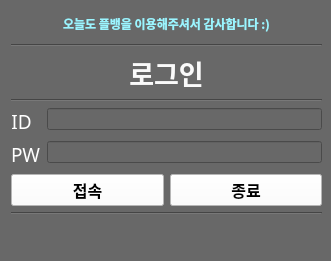
<?xml version="1.0" encoding="UTF-8"?>
<ui version="4.0">
 <class>MainWindow</class>
 <widget class="QMainWindow" name="MainWindow">
  <property name="geometry">
   <rect>
    <x>0</x>
    <y>0</y>
    <width>331</width>
    <height>261</height>
   </rect>
  </property>
  <property name="windowTitle">
   <string>MainWindow</string>
  </property>
  <property name="styleSheet">
   <string notr="true">background-color: rgb(104, 104, 104);</string>
  </property>
  <widget class="QWidget" name="centralwidget">
   <widget class="QWidget" name="verticalLayoutWidget">
    <property name="geometry">
     <rect>
      <x>11</x>
      <y>11</y>
      <width>311</width>
      <height>204</height>
     </rect>
    </property>
    <layout class="QVBoxLayout" name="verticalLayout">
     <item>
      <widget class="QLabel" name="label_4">
       <property name="font">
        <font>
         <family>돋움</family>
         <pointsize>9</pointsize>
        </font>
       </property>
       <property name="text">
        <string>&lt;html&gt;&lt;head/&gt;&lt;body&gt;&lt;p&gt;&lt;span style=&quot; font-weight:600; color:#9bf5ff;&quot;&gt;오늘도 플뱅을 이용해주셔서 감사합니다 :)&lt;/span&gt;&lt;/p&gt;&lt;/body&gt;&lt;/html&gt;</string>
       </property>
       <property name="alignment">
        <set>Qt::AlignCenter</set>
       </property>
      </widget>
     </item>
     <item>
      <widget class="Line" name="line">
       <property name="orientation">
        <enum>Qt::Horizontal</enum>
       </property>
      </widget>
     </item>
     <item>
      <widget class="QLabel" name="label">
       <property name="font">
        <font>
         <family>돋움</family>
         <pointsize>20</pointsize>
        </font>
       </property>
       <property name="text">
        <string>&lt;html&gt;&lt;head/&gt;&lt;body&gt;&lt;p&gt;&lt;span style=&quot; font-weight:600; color:#fafafa;&quot;&gt;로그인&lt;/span&gt;&lt;/p&gt;&lt;/body&gt;&lt;/html&gt;</string>
       </property>
       <property name="alignment">
        <set>Qt::AlignCenter</set>
       </property>
      </widget>
     </item>
     <item>
      <widget class="Line" name="line_2">
       <property name="orientation">
        <enum>Qt::Horizontal</enum>
       </property>
      </widget>
     </item>
     <item>
      <layout class="QFormLayout" name="formLayout">
       <item row="0" column="1">
        <widget class="QLineEdit" name="id">
         <property name="styleSheet">
          <string notr="true">color: rgb(255, 255, 255);</string>
         </property>
        </widget>
       </item>
       <item row="1" column="0">
        <widget class="QLabel" name="label_3">
         <property name="font">
          <font>
           <family>돋움</family>
           <pointsize>14</pointsize>
          </font>
         </property>
         <property name="text">
          <string>&lt;html&gt;&lt;head/&gt;&lt;body&gt;&lt;p&gt;&lt;span style=&quot; color:#ffffff;&quot;&gt;PW&lt;/span&gt;&lt;/p&gt;&lt;/body&gt;&lt;/html&gt;</string>
         </property>
        </widget>
       </item>
       <item row="1" column="1">
        <widget class="QLineEdit" name="pw">
         <property name="echoMode">
          <enum>QLineEdit::Password</enum>
         </property>
        </widget>
       </item>
       <item row="0" column="0">
        <widget class="QLabel" name="label_2">
         <property name="font">
          <font>
           <family>돋움</family>
           <pointsize>14</pointsize>
          </font>
         </property>
         <property name="text">
          <string>&lt;html&gt;&lt;head/&gt;&lt;body&gt;&lt;p&gt;&lt;span style=&quot; color:#ffffff;&quot;&gt;ID&lt;/span&gt;&lt;/p&gt;&lt;/body&gt;&lt;/html&gt;</string>
         </property>
         <property name="alignment">
          <set>Qt::AlignCenter</set>
         </property>
        </widget>
       </item>
      </layout>
     </item>
     <item>
      <layout class="QHBoxLayout" name="horizontalLayout">
       <item>
        <widget class="QPushButton" name="login_btn">
         <property name="font">
          <font>
           <family>Agency FB</family>
           <pointsize>12</pointsize>
           <weight>75</weight>
           <bold>true</bold>
          </font>
         </property>
         <property name="styleSheet">
          <string notr="true">background-color: rgb(255, 255, 255);</string>
         </property>
         <property name="text">
          <string>접속</string>
         </property>
        </widget>
       </item>
       <item>
        <widget class="QPushButton" name="close_btn">
         <property name="font">
          <font>
           <family>Agency FB</family>
           <pointsize>12</pointsize>
           <weight>75</weight>
           <bold>true</bold>
          </font>
         </property>
         <property name="styleSheet">
          <string notr="true">background-color: rgb(255, 255, 255);</string>
         </property>
         <property name="text">
          <string>종료</string>
         </property>
        </widget>
       </item>
      </layout>
     </item>
     <item>
      <widget class="Line" name="line_3">
       <property name="orientation">
        <enum>Qt::Horizontal</enum>
       </property>
      </widget>
     </item>
    </layout>
   </widget>
  </widget>
  <widget class="QMenuBar" name="menubar">
   <property name="geometry">
    <rect>
     <x>0</x>
     <y>0</y>
     <width>331</width>
     <height>26</height>
    </rect>
   </property>
  </widget>
  <widget class="QStatusBar" name="statusbar"/>
 </widget>
 <resources/>
 <connections/>
</ui>
